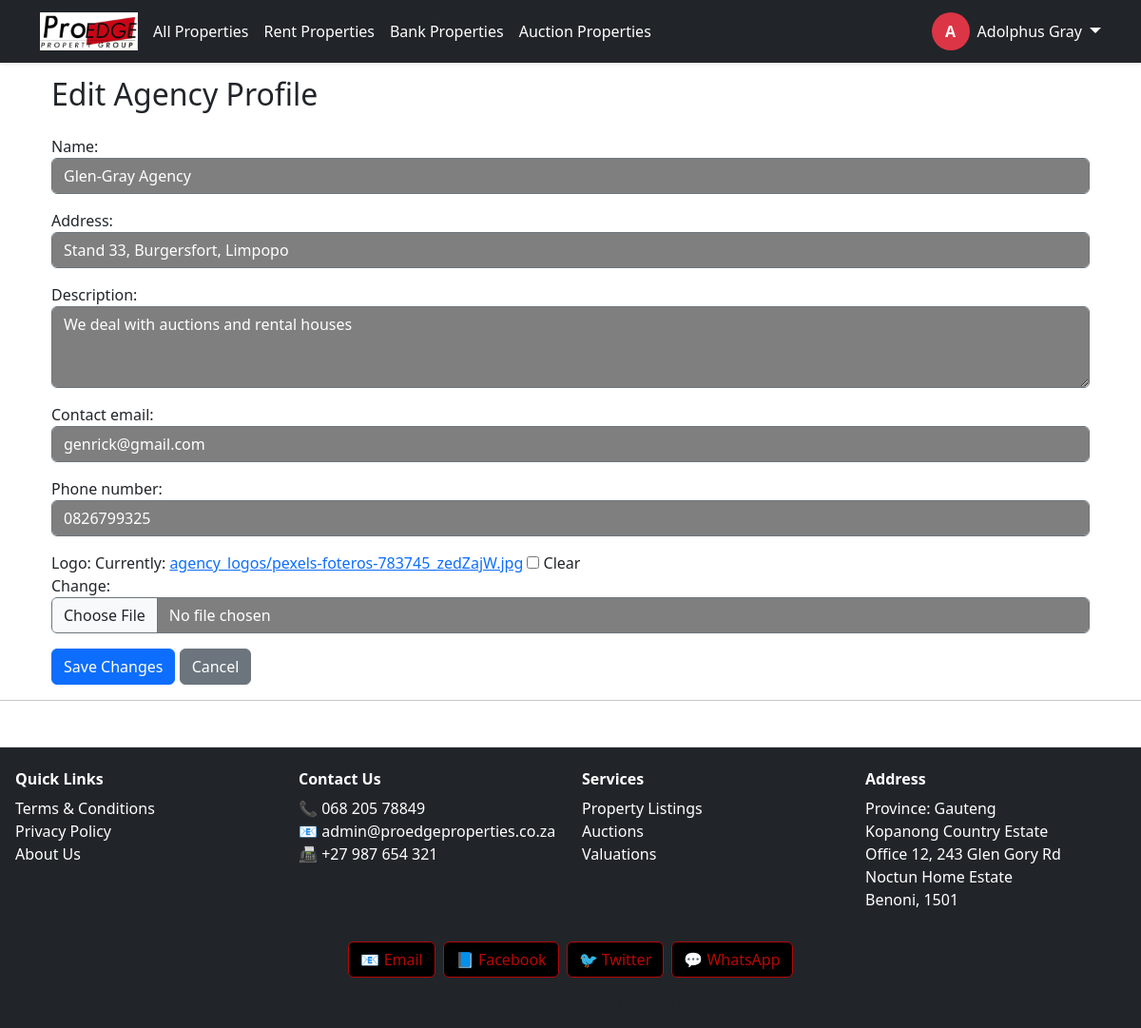
Screenshot of /agency/edit/ (signed in) with the database file from the repository.
### proedge/models.py (models this page shows, shortened)
class CustomUser(AbstractUser):
    ROLE_CHOICES = [
        ('buyer', 'Buyer'),
        ('seller', 'Seller'),
        ('tenant', 'Tenant'),
        ('agency', 'Agency'),
        ('landlord', 'Landlord'),
        ('agent', 'Agent'),
        ('bank', 'Bank'),
        ('auctioneer', 'Auctioneer'),
    ]
    role = models.CharField(max_length=20, choices=ROLE_CHOICES)
    email = models.EmailField(unique=True)
    is_email_verified = models.BooleanField(default=False)

### listings/models.py (models this page shows, shortened)
class Agency(models.Model):
    name = models.CharField(max_length=255)
    owner = models.OneToOneField(settings.AUTH_USER_MODEL, on_delete=models.CASCADE, related_name='agency_profile')
    address = models.TextField(blank=True)
    description = models.TextField(blank=True)
    contact_email = models.EmailField(blank=True)
    phone_number = models.CharField(max_length=20, blank=True)
    logo = models.ImageField(upload_to='agency_logos/', blank=True, null=True)

### proedge/views.py (the view)
# urls.py: path('agency/edit/', views.edit_agency_profile, name='edit_agency_profile'),
@login_required
def edit_agency_profile(request):
    agency = get_object_or_404(Agency, owner=request.user)
    if request.method == 'POST':
        form = AgencyForm(request.POST, request.FILES, instance=agency)
        if form.is_valid():
            form.save()
            messages.success(request, 'Agency profile updated successfully.')
            return redirect('agency_dashboard')
    else:
        form = AgencyForm(instance=agency)
    return render(request, 'proedge/edit_agency_profile.html', {'form': form})

### proedge/templates/proedge/edit_agency_profile.html (shortened to what this page needs)
{% extends 'base.html' %}
{% load static %}
{% block content %}
<div class="container mt-4">
    <h2>Edit Agency Profile</h2>
    <form method="post" enctype="multipart/form-data" class="mt-4">
        {{ form.as_p }}
        <button type="submit" class="btn btn-primary">Save Changes</button>
        <a href="{% url 'agency_dashboard' %}" class="btn btn-secondary">Cancel</a>
    </form>
</div>
{% endblock %}

### proedge/templates/base.html (shortened to what this page needs)
{% load static %}
<!DOCTYPE html>
<html lang="en">
<head>
     <link rel="stylesheet" href="https://unpkg.com/leaflet@1.9.5/dist/leaflet.css"
/>
    <link href="https://cdn.jsdelivr.net/npm/bootstrap@5.3.0/dist/css/bootstrap.min.css" rel="stylesheet">
    <link rel="stylesheet" href="https://cdnjs.cloudflare.com/ajax/libs/font-awesome/6.4.0/css/all.min.css">
    <link rel="stylesheet" href="{% static 'proedge/css/style.css' %}">
    <link rel="stylesheet" href="https://cdn.jsdelivr.net/npm/lightgallery@2.7.1/css/lightgallery.min.css">
    <link rel="stylesheet" href="https://unpkg.com/leaflet/dist/leaflet.css" />
    <link rel="stylesheet" href="https://unpkg.com/leaflet@1.9.5/dist/leaflet.css"
/>
<link rel="stylesheet" href="https://cdn.jsdelivr.net/npm/lightgallery@2.7.1/css/lightgallery-bundle.min.css" />
<link rel="stylesheet" href="https://cdn.jsdelivr.net/npm/lightgallery@2.7.1/plugins/thumbnail/lg-thumbnail.min.css">
<link rel="stylesheet" href="https://cdn.jsdelivr.net/npm/lightgallery@2.7.1/plugins/zoom/lg-zoom.min.css">
<link rel="stylesheet" href="https://cdn.jsdelivr.net/npm/lightgallery@2.7.1/plugins/fullscreen/lg-fullscreen.min.css">
<link rel="stylesheet" href="https://cdn.jsdelivr.net/npm/lightgallery@2.7.1/plugins/share/lg-share.min.css">
<link rel="stylesheet" href="https://cdn.jsdelivr.net/npm/lightgallery@2.7.1/plugins/pager/lg-pager.min.css">
</head>
<body>
<nav class="navbar navbar-expand-lg navbar-dark bg-dark fixed-top shadow-sm">
  <div class="container">
    <a class="navbar-brand fw-bold me-1" href="/">
      <img src="{% static 'images/logo.png' %}" alt="ProEdge Logo" style="height: 40px;">
    </a>
    <div class="collapse navbar-collapse" id="navbarMain">
      <ul class="navbar-nav me-auto mb-2 mb-lg-0 flex-wrap justify-content-start">
        <li class="nav-item flex-fill flex-lg-auto mb-1 mb-lg-0">
          <a class="nav-link btn btn-outline-danger text-white w-100 text-center mx-1 px-1 {% if request.path == '/' or request.path == '/properties/' %}active{% endif %}" href="{% url 'property_list' %}">All Properties</a>
        </li>
        <li class="nav-item flex-fill flex-lg-auto mb-1 mb-lg-0">
          <a class="nav-link btn btn-outline-danger text-white w-100 text-center mx-1 px-1 {% if request.path == '/rent/' %}active{% endif %}" href="{% url 'property_list' %}">Rent Properties</a>
        </li>
        <li class="nav-item flex-fill flex-lg-auto mb-1 mb-lg-0">
          <a class="nav-link btn btn-outline-danger text-white w-100 text-center mx-1 px-1 {% if request.path == '/bank/' %}active{% endif %}" href="{% url 'property_list' %}">Bank Properties</a>
        </li>
        <li class="nav-item flex-fill flex-lg-auto mb-1 mb-lg-0">
          <a class="nav-link btn btn-outline-danger text-white w-100 text-center mx-1 px-1 {% if request.path == '/auctions/' %}active{% endif %}" href="{% url 'property_list' %}">Auction Properties</a>
        </li>
      </ul>
      <div class="d-flex flex-wrap align-items-center mt-2 mt-lg-0">
        {% if user.is_authenticated %}
          <div class="dropdown d-flex align-items-center">
            <a class="d-flex align-items-center text-decoration-none text-white me-2" href="{% url 'dashboard_redirect' %}">
              <div class="rounded-circle bg-danger text-white d-flex justify-content-center align-items-center fw-bold" style="width: 40px; height: 40px;">
                {{ user.get_full_name|default:user.username|slice:":1"|upper }}
              </div>
              <span class="ms-2 d-none d-lg-inline">{{ user.get_full_name|default:user.username }}</span>
            </a>
            <a class="dropdown-toggle text-white fs-5 ms-auto" href="#" id="userDropdown" data-bs-toggle="dropdown" aria-expanded="false"></a>
          </div>
        {% else %}
          <div class="d-flex flex-wrap gap-1">
            <a class="btn btn-outline-danger text-white px-2 fw-semibold" href="{% url 'login' %}">Login</a>
            <a class="btn btn-danger px-2 fw-semibold" href="{% url 'register' %}">Register</a>
          </div>
        {% endif %}
      </div>
    </div>
  </div>
</nav>
<main class="container mt-4">
  {% block content %}{% endblock %}
</main>
<hr>
<footer class="bg-dark text-white mt-5 pt-4 pb-3 border-top">
  <div class="container-fluid px-2">
    <div class="row">
      <div class="col-6 col-md-3 mb-3 text-center text-md-start">
        <h6 class="fw-bold mb-2">Quick Links</h6>
        <ul class="list-unstyled">
          <li><a href="#" class="text-white text-decoration-none">Terms & Conditions</a></li>
          <li><a href="#" class="text-white text-decoration-none">Privacy Policy</a></li>
          <li><a href="#" class="text-white text-decoration-none">About Us</a></li>
        </ul>
      </div>
      <div class="col-6 col-md-3 mb-3 text-center text-md-start">
        <h6 class="fw-bold mb-2">Contact Us</h6>
        <ul class="list-unstyled">
          <li>📞 068 205 78849</li>
          <li>📧 <a href="mailto:admin@proedgeproperties.co.za" class="text-white text-decoration-none">admin@proedgeproperties.co.za</a></li>
          <li>📠 +27 987 654 321</li>
        </ul>
      </div>
      <div class="col-6 col-md-3 mb-3 text-center text-md-start">
        <h6 class="fw-bold mb-2">Services</h6>
        <ul class="list-unstyled">
          <li><a href="#" class="text-white text-decoration-none">Property Listings</a></li>
          <li><a href="#" class="text-white text-decoration-none">Auctions</a></li>
          <li><a href="#" class="text-white text-decoration-none">Valuations</a></li>
        </ul>
      </div>
      <div class="col-6 col-md-3 mb-3 text-center text-md-start">
        <h6 class="fw-bold mb-2">Address</h6>
        <ul class="list-unstyled">
          <li>Province: Gauteng</li>
          <li>Kopanong Country Estate</li>
          <li>Office 12, 243 Glen Gory Rd</li>
          <li>Noctun Home Estate</li>
          <li>Benoni, 1501</li>
        </ul>
      </div>
    </div>
    <div class="d-flex justify-content-center flex-wrap gap-2 mb-3">
      <a href="mailto:info@youthportal.com" class="social-btn">📧 Email</a>
      <a href="https://facebook.com" target="_blank" class="social-btn">📘 Facebook</a>
      <a href="https://twitter.com" target="_blank" class="social-btn">🐦 Twitter</a>
      <a href="https://wa.me/1234567890" target="_blank" class="social-btn">💬 WhatsApp</a>
    </div>
    <div class="text-center text-muted small">&copy; {{ now|date:"Y" }} ProEdge Property Group | Version 0.1</div>
  </div>
</footer>
</body>
</html>

### proedge/templates/base.html (style rules this page uses)
footer { padding-left: 0.5rem; padding-right: 0.5rem; }
body, html { overflow-x: hidden; }
.navbar-brand img { max-height: 40px; }
.social-btn { padding: 6px 12px; border-radius: 6px; border: 1px solid #b80707; color: #b80707; background-color: #000; text-decoration: none; transition: all 0.3s ease; }
.social-btn { display: inline-block; padding: 6px 12px; border-radius: 6px; background-color: #000; color: #b80707; font-weight: 500; text-decoration: none; transition: all 0.3s ease; border: 1px solid #b80707; }

### rows the page displays
CustomUser: get_full_name "A", get_full_name "Adolphus Gray"
Agency: name "Glen-Gray Agency", address "Stand 33, Burgersfort, Limpopo", description "We deal with auctions and rental houses", contact_email "genrick@gmail.com", phone_number "0826799325"
